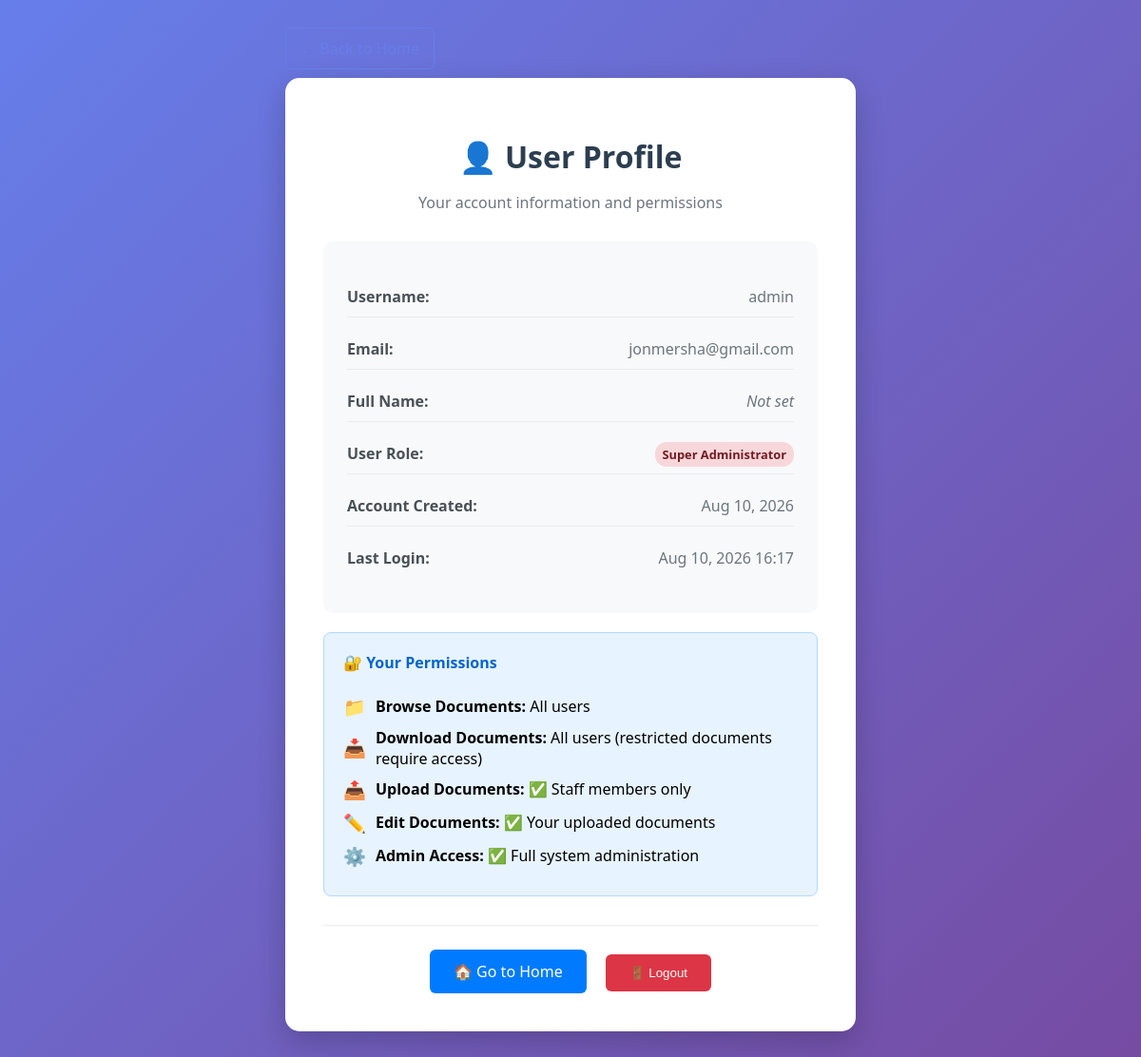
Page /profile/ (signed in) on the earlier database version.
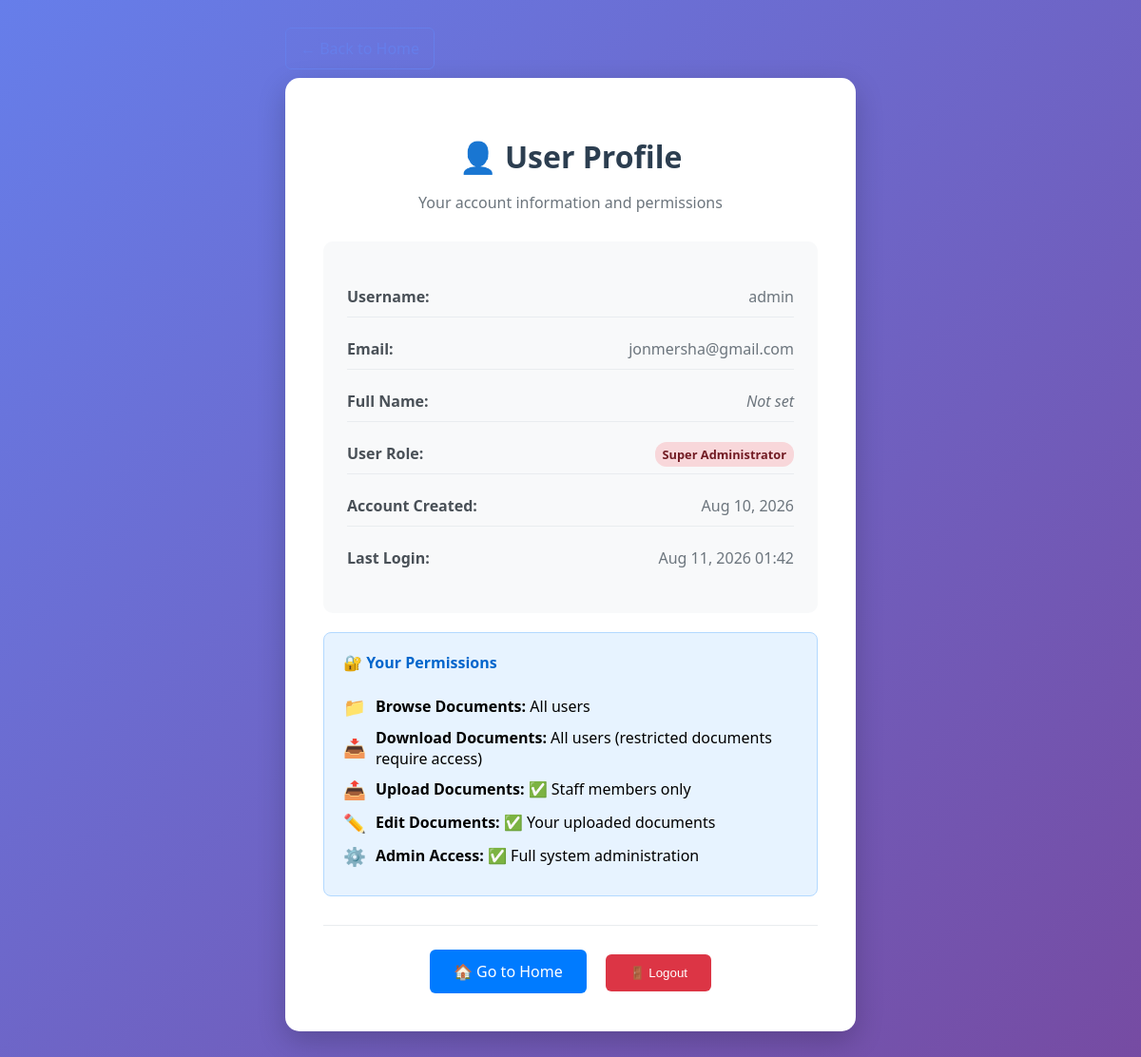
Same page on the later database version.
### users/models.py (models this page shows, shortened)
class User(AbstractUser):
    email = models.EmailField(unique=True)
    department = models.ForeignKey(
        Department, on_delete=models.SET_NULL, null=True, blank=True, related_name='users'
    )
    middle_name = models.CharField(max_length=100, blank=True)
    job_title = models.CharField(max_length=100, blank=True)
    employee_id = models.CharField(max_length=50, unique=True, null=True, blank=True)
    phone = models.CharField(max_length=20, blank=True)
    profile_photo = models.ImageField(upload_to='profiles/', null=True, blank=True)

### dms/views.py (the view)
# urls.py: path('profile/', profile_view, name='profile'),
@login_required
def profile_view(request):
    return render(request, 'profile.html', {'user': request.user})

### templates/profile.html (shortened to what this page needs)
<!DOCTYPE html>
<html>
<head>
</head>
<body>
    <div class="container">
        <div class="back-link">
            <a href="{% url 'home' %}">← Back to Home</a>
        </div>
        <div class="profile-card">
            <div class="profile-header">
                <h1 style="color: #2c3e50; margin-bottom: 10px;">👤 User Profile</h1>
                <p style="color: #6c757d;">Your account information and permissions</p>
            </div>
            <div class="profile-info">
                <div class="info-item">
                    <span class="info-label">Username:</span>
                    <span class="info-value">{{ user.username }}</span>
                </div>
                <div class="info-item">
                    <span class="info-label">Email:</span>
                    <span class="info-value">{{ user.email }}</span>
                </div>
                <div class="info-item">
                    <span class="info-label">Full Name:</span>
                    <span class="info-value">
                        {% if user.first_name or user.last_name %}
                            {{ user.first_name }} {{ user.last_name }}
                        {% else %}
                            <span style="color: #6c757d; font-style: italic;">Not set</span>
                        {% endif %}
                    </span>
                </div>
                <div class="info-item">
                    <span class="info-label">User Role:</span>
                    <span class="info-value">
                        {% if user.is_superuser %}
                            <span class="role-badge role-superuser">Super Administrator</span>
                        {% elif user.is_staff %}
                            <span class="role-badge role-staff">Staff Member</span>
                        {% else %}
                            <span class="role-badge role-user">Regular User</span>
                        {% endif %}
                    </span>
                </div>
                <div class="info-item">
                    <span class="info-label">Account Created:</span>
                    <span class="info-value">{{ user.date_joined|date:"M d, Y" }}</span>
                </div>
                <div class="info-item">
                    <span class="info-label">Last Login:</span>
                    <span class="info-value">{{ user.last_login|date:"M d, Y H:i" }}</span>
                </div>
            </div>
            <div class="permissions">
                <h4>🔐 Your Permissions</h4>
                <div class="permission-item">
                    <span class="permission-icon">📁</span>
                    <span><strong>Browse Documents:</strong> All users</span>
                </div>
                <div class="permission-item">
                    <span class="permission-icon">📥</span>
                    <span><strong>Download Documents:</strong> All users (restricted documents require access)</span>
                </div>
                {% if user.is_staff %}
                <div class="permission-item">
                    <span class="permission-icon">📤</span>
                    <span><strong>Upload Documents:</strong> ✅ Staff members only</span>
                </div>
                <div class="permission-item">
                    <span class="permission-icon">✏️</span>
                    <span><strong>Edit Documents:</strong> ✅ Your uploaded documents</span>
                </div>
                {% endif %}
                {% if user.is_superuser %}
                <div class="permission-item">
                    <span class="permission-icon">⚙️</span>
                    <span><strong>Admin Access:</strong> ✅ Full system administration</span>
                </div>
                {% endif %}
            </div>
            <div class="actions">
                <a href="{% url 'home' %}" class="btn btn-primary">🏠 Go to Home</a>
                <form action="{% url 'logout' %}" method="post" style="display: inline;">
                    <button type="submit" class="btn btn-danger">🚪 Logout</button>
                </form>
            </div>
        </div>
    </div>
</body>
</html>

Differences in the rows shown:
changed User "admin": last_login "Aug 10, 2026 16:17" → "Aug 11, 2026 01:42"
